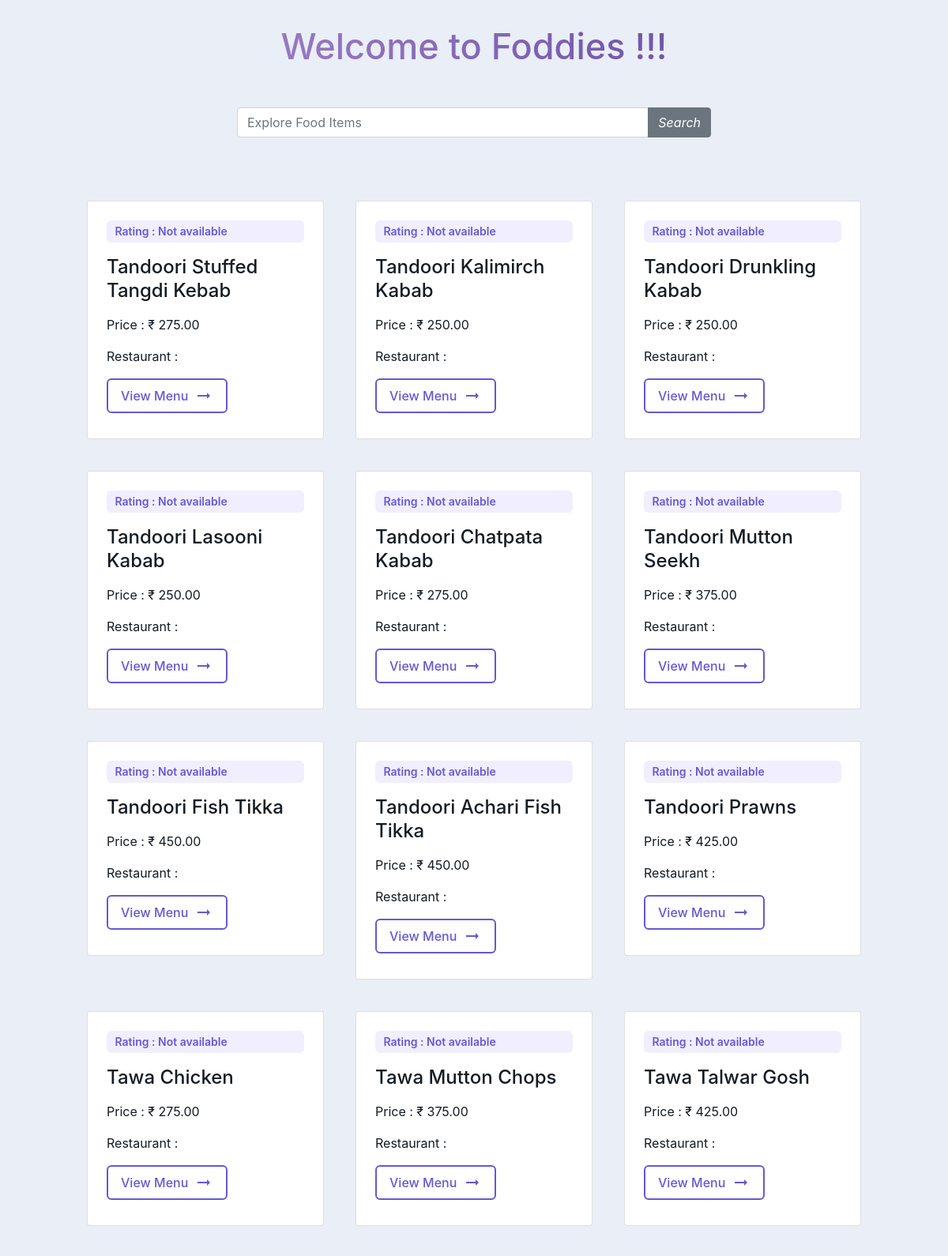
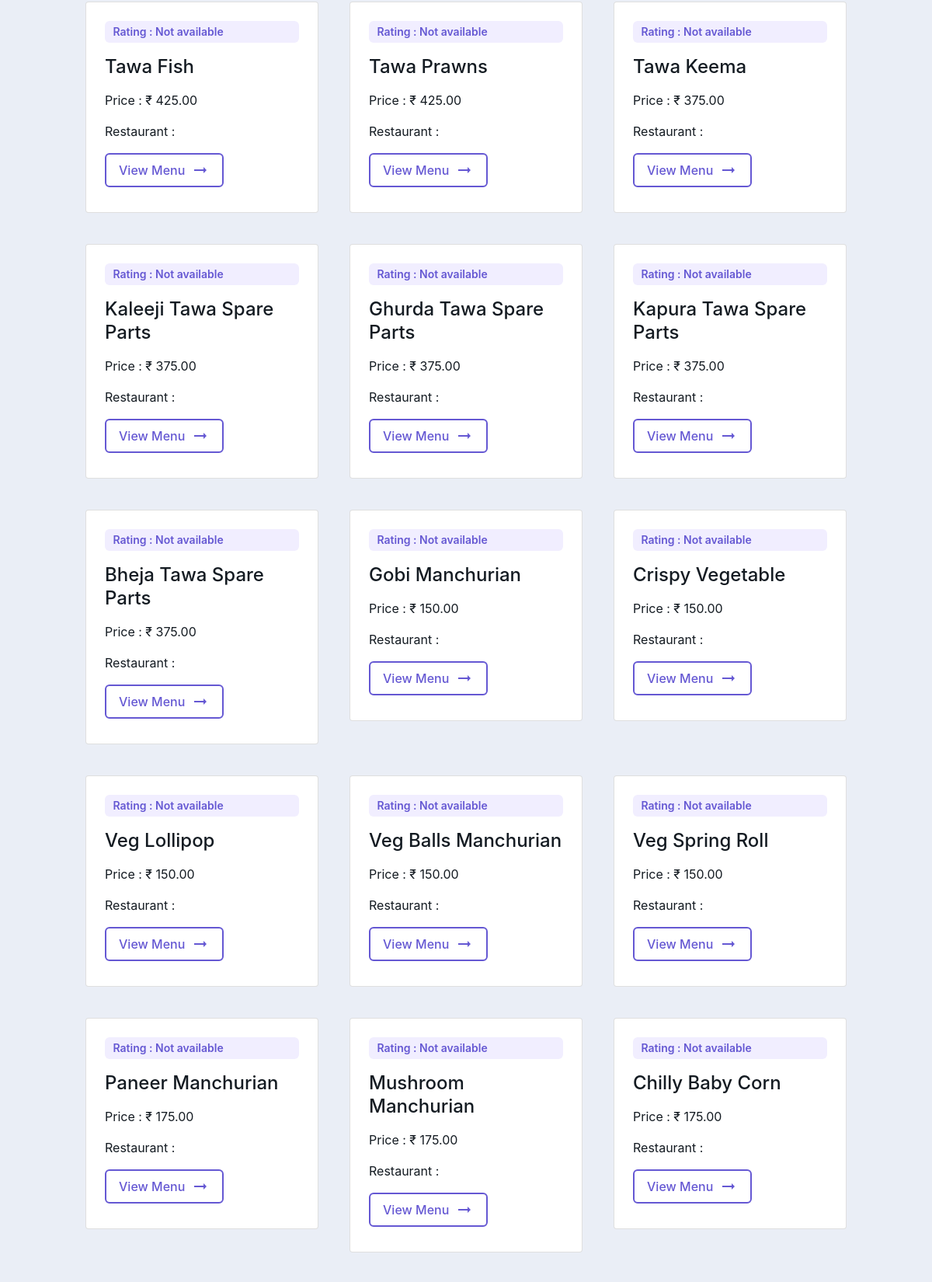
The app's page /?page=5 (upper part) with its own data (2 pictures, top to bottom).
### search/models.py (models this page shows, shortened)
class FoodDish(models.Model):
    name = models.CharField(max_length = 100)
    price = models.DecimalField(max_digits = 7, decimal_places = 2)
    restaurant = models.ForeignKey(Restaurant, on_delete = models.CASCADE)

### search/views.py (the view)
# urls.py: 2. Add a URL to urlpatterns:  path('', views.home, name='home')
def home(request):
    query = request.GET.get('q') if request.GET.get('q') != None else ''
    food_items = FoodDish.objects.filter(
        Q(name__icontains = query)
    ).order_by(
        '-restaurant__average_rating',
        '-restaurant__total_reviews').values('name','price','restaurant_id','restaurant__name','restaurant__average_rating')
    paginator = Paginator(food_items, 100)
    page_number = request.GET.get('page')
    page_obj = paginator.get_page(page_number)
    context = {
        'food_items': page_obj,
        'query': query,
    }
    return render(request, 'home.html', context)

### templates/home.html (shortened to what this page needs)
{% extends 'base.html' %}
{% block content %}
    <header>
        <h1>Welcome to Foddies !!!</h1>
    </header>
    <div class="main">
        <form method="GET" action="{% url 'home-page' %}">
            <div class="input-group">
                <input type="text" name="q" class="form-control" placeholder="{% if query%}{{query}}{%else%}Explore Food Items{% endif %}">
                <div class="input-group-append">
                  <button class="btn btn-secondary">
                    <i class="fa fa-search">Search</i>
                  </button>
                </div>
            </div>
        </form>
    </div>
    <div class="cards">
        {% for item in food_items %}
        <article class="information [ card ]">
            <span class="tag">Rating : {% if item.restaurant.average_rating %}{{item.restaurant.average_rating}} / 5 {% else %}Not available{% endif %}</span>
            <h2 class="title">{{item.name}}</h2>
            <p class="info">Price : &#8377 {{item.price}}</p>
            <p class="info">Restaurant : {{item.restaurant}}</p>
            <a href="{% url 'restaurant' item.restaurant_id%}">
                <button class="button" >
                    <span>View Menu</span>
                    <svg xmlns="http://www.w3.org/2000/svg" height="24px" viewBox="0 0 24 24" width="24px" fill="none">
                        <path d="M0 0h24v24H0V0z" fill="none" />
                        <path d="M16.01 11H4v2h12.01v3L20 12l-3.99-4v3z" fill="currentColor" />
                    </svg>
                </button>
            </a>
        </article>
        {% endfor %}
    </div>
{% endblock %}

### static/styles/style.css (style rules this page uses)
*, *:after, *:before { box-sizing: border-box; }
:root { --c-white: #fff; --c-black: #000; --c-ash: #eaeef6; --c-charcoal: #a0a0a0; --c-void: #141b22; --c-fair-pink: #FFEDEC; --c-apricot: #FBC8BE; --c-coffee: #754D42; --c-del-rio: #917072; --c-java: #1FCAC5; --c-titan-white: #f1eeff; --c-cold-purple: #a69fd6; --c-indigo: #6558d3; --c-governor: #4133B7; }
body { font-family: "Spline Sans", sans-serif; line-height: 1.5; min-height: 100vh; background-color: var(--c-ash) !important; }
header h1 { margin-top: 2rem; font-size: 45px; font-weight: 450; background-image: linear-gradient(to left, #553c9a, #b393d3); color: transparent; background-clip: text; -webkit-background-clip: text; text-align: center; }
.cards { display: flex; flex-wrap: wrap; align-items: flex-start; flex-wrap: wrap; justify-content: center; gap: 2.5rem; width: 90%; max-width: 1000px; margin: 10vh auto; }
.card { border-radius: 16px; box-shadow: 0 30px 30px -25px rgba(#4133B7, .25); width: 300px; }
.main { width: 50%; margin: 50px auto; }
form { text-align: center; margin-top: 2rem; }

### records on screen
FoodDish: name "Gobi Manchurian", price "150.00"
FoodDish: name "Paneer Manchurian", price "175.00"

### other values on screen
{{ item.name }} "Tandoori Stuffed Tangdi Kebab" "Tandoori Kalimirch Kabab" "Tandoori Drunkling Kabab" "Tandoori Lasooni Kabab" "Tandoori Chatpata Kabab" "Tandoori Mutton Seekh" "Tandoori Fish Tikka" "Tandoori Achari Fish Tikka" "Tandoori Prawns" "Tawa Chicken" "Tawa Mutton Chops" "Tawa Talwar Gosh" "Tawa Fish" "Tawa Prawns" "Tawa Keema" "Kaleeji Tawa Spare Parts" "Ghurda Tawa Spare Parts" "Kapura Tawa Spare Parts" "Bheja Tawa Spare Parts" "Crispy Vegetable" "Veg Lollipop" "Veg Balls Manchurian" "Veg Spring Roll" "Mushroom Manchurian" "Chilly Baby Corn"
{{ item.price }} "275.00" "250.00" "250.00" "250.00" "275.00" "375.00" "450.00" "450.00" "425.00" "275.00" "375.00" "425.00" "425.00" "425.00" "375.00" "375.00" "375.00" "375.00" "375.00" "150.00" "150.00" "150.00" "150.00" "175.00" "175.00"
